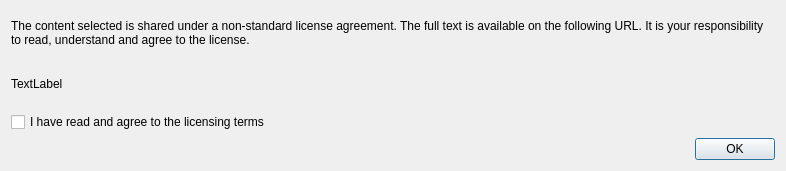
<?xml version="1.0" encoding="UTF-8"?>
<ui version="4.0">
 <class>LicenseDisplayDialog</class>
 <widget class="QDialog" name="LicenseDisplayDialog">
  <property name="geometry">
   <rect>
    <x>0</x>
    <y>0</y>
    <width>786</width>
    <height>171</height>
   </rect>
  </property>
  <property name="windowTitle">
   <string>Licensing Terms</string>
  </property>
  <layout class="QVBoxLayout" name="verticalLayout">
   <item>
    <widget class="QLabel" name="label">
     <property name="text">
      <string>&lt;html&gt;&lt;head/&gt;&lt;body&gt;&lt;p&gt;The content selected is shared under a non-standard license agreement. The full text is available on the following URL. It is your responsibility to read, understand and agree to the license.&lt;/p&gt;&lt;/body&gt;&lt;/html&gt;</string>
     </property>
     <property name="wordWrap">
      <bool>true</bool>
     </property>
    </widget>
   </item>
   <item>
    <widget class="QLabel" name="urlLabel">
     <property name="text">
      <string>TextLabel</string>
     </property>
    </widget>
   </item>
   <item>
    <widget class="QCheckBox" name="cbAgree">
     <property name="text">
      <string>I have read and agree to the licensing terms</string>
     </property>
    </widget>
   </item>
   <item>
    <widget class="QDialogButtonBox" name="buttonBox">
     <property name="standardButtons">
      <set>QDialogButtonBox::Ok</set>
     </property>
    </widget>
   </item>
  </layout>
 </widget>
 <resources/>
 <connections>
  <connection>
   <sender>buttonBox</sender>
   <signal>accepted()</signal>
   <receiver>LicenseDisplayDialog</receiver>
   <slot>accept()</slot>
   <hints>
    <hint type="sourcelabel">
     <x>274</x>
     <y>280</y>
    </hint>
    <hint type="destinationlabel">
     <x>396</x>
     <y>247</y>
    </hint>
   </hints>
  </connection>
 </connections>
</ui>
